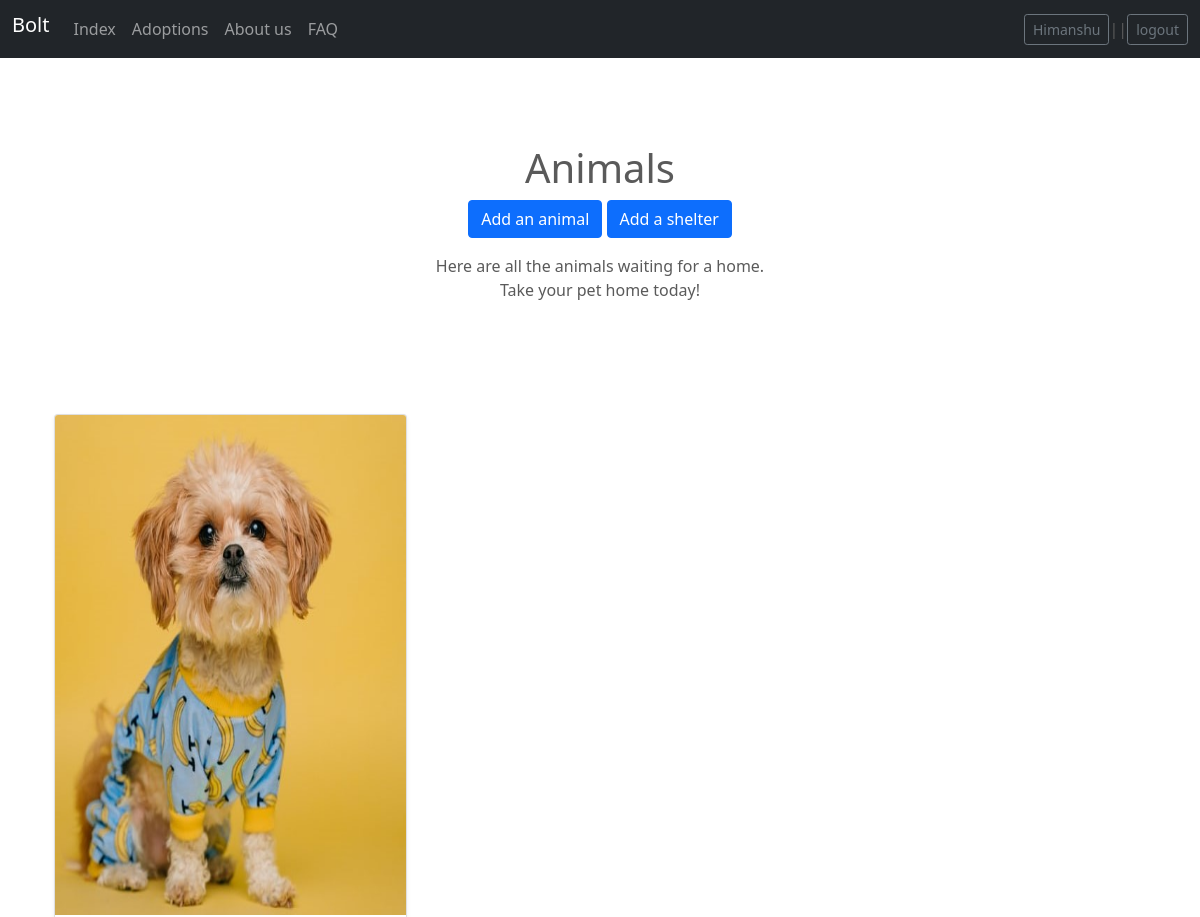
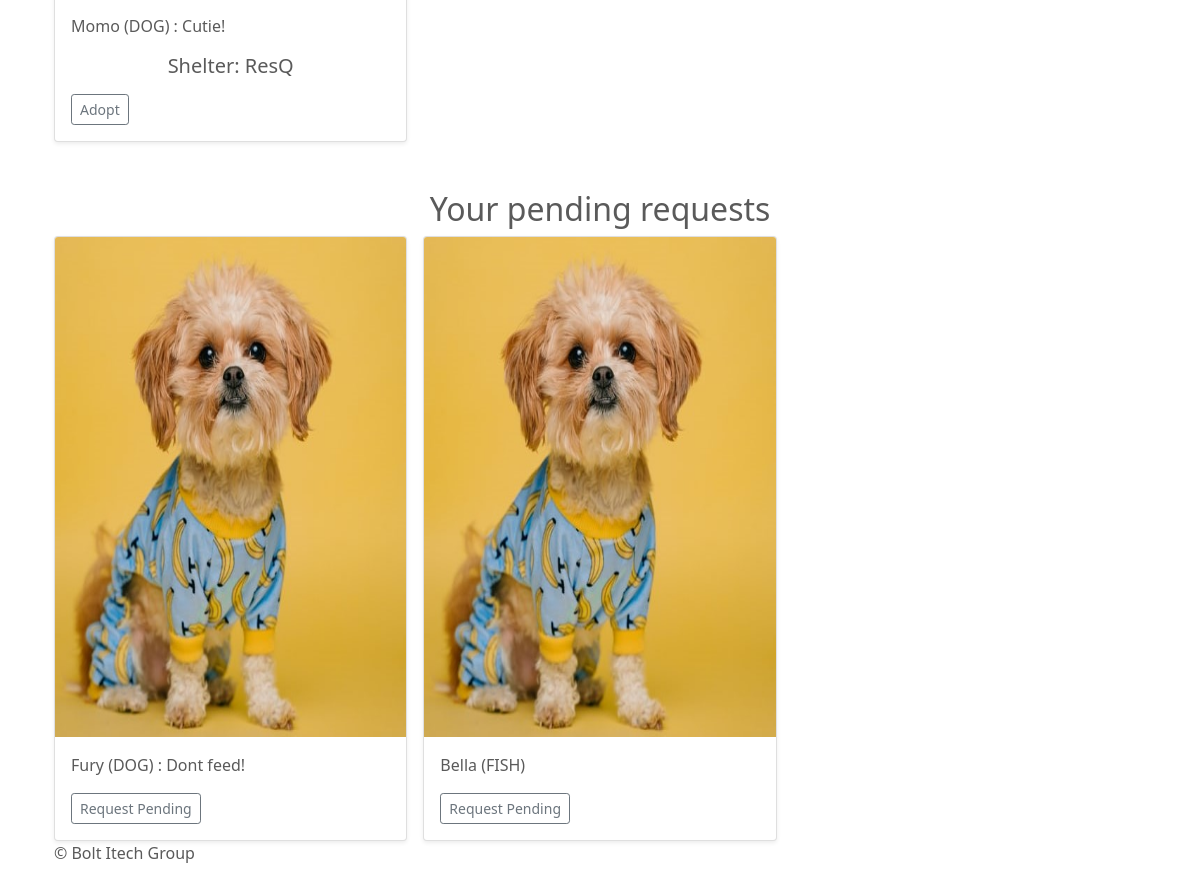
Page /bolt/adoptions/ (signed in) on the committed database (2 pictures, top to bottom).
### bolt/models.py (models this page shows, shortened)
class UserProfile(models.Model):
    user = models.OneToOneField(User, on_delete=models.CASCADE)
    first_name = models.CharField(max_length=32)
    last_name = models.CharField(max_length=32)
    contact_number = models.CharField(max_length=15, unique=True)
    address = models.CharField(max_length=128)
    picture = models.ImageField(upload_to='profile_images', blank=True)
    is_caretaker = models.BooleanField(default=False)
    shelter = models.OneToOneField(Shelter, models.SET_NULL, null=True, blank=True, related_name='caretaker')

class Animal(models.Model):
    shelter = models.ForeignKey(Shelter, on_delete=models.CASCADE)
    user = models.ForeignKey(UserProfile, models.SET_NULL, blank=True, null=True)
    name = models.CharField(max_length=32, default="John Doe")
    KINDS_OF_ANIMALS_CHOICES = [
        ('DOG', 'Dog'),
        ('CAT', 'Cat'),
        ('BIRD', 'Bird'),
        ('FISH', 'Fish'),
        ('OTHER', 'Other'),
    ]
    kind = models.CharField(max_length=10, choices=KINDS_OF_ANIMALS_CHOICES, default='DOG')
    description = models.TextField(max_length=256, blank=True)
    picture = models.ImageField(upload_to='uploads/%Y/%m/%d/', blank=True)
    date_of_arrival = models.DateField(null=True, blank=True, default=date.today)
    @property
    def adoption_status(self):
        requests = Adopt.objects.filter(animal=self)
        if requests:
            for request in requests:
                if request.status == 'ACCEPTED':
                    return 'ADOPTED'
            return 'REQUESTED'
        return 'NOT_ADOPTED'

class Shelter(models.Model):
    name = models.CharField(max_length=128, unique=True)
    contact_number = models.CharField(max_length=15, unique=True)
    address = models.CharField(max_length=128)
    slug = models.SlugField(unique=True)
    def __str__(self):
        return self.name

class Adopt(models.Model):
    user = models.ForeignKey(UserProfile, on_delete=models.CASCADE, related_name='adopter')
    animal = models.ForeignKey(Animal, on_delete=models.CASCADE)
    caretaker = models.ForeignKey(UserProfile, models.SET_NULL, blank=True, null=True, related_name='caretaker')
    request_date = models.DateField(blank=True, default=date.today)
    adoption_date = models.DateField(blank=True, default=date.today)
    ADOPTION_REQUETS_CHOICES = [
        ('ACCEPTED','Accepted'),
        ('PENDING','Pending'),
        ('REJECTED','Rejected'),
    ]
    status = models.CharField(max_length=10, choices=ADOPTION_REQUETS_CHOICES, default='PENDING', blank=True)

### bolt/views.py (the view)
# urls.py: path('adoptions/', views.adoptions, name='adoptions'),
@login_required
def adoptions(request, animal_kind=''):
    context_dict = {}
    if animal_kind == '':
        animals = [a for a in Animal.objects.all() if a.adoption_status != 'ADOPTED']
    elif animal_kind == 'Others':
        animals = [a for a in Animal.objects.exclude(kind='DOG').exclude(kind='CAT') if a.adoption_status != 'ADOPTED']
    else:
        animals = [a for a in Animal.objects.filter(kind=animal_kind.upper()) if a.adoption_status != 'ADOPTED']
    requested_adoptions = []
    if not animals:
        context_dict['animals_list'] = None
        context_dict['pending_requests'] = None
        return render(request, 'bolt/adoptions.html', context=context_dict)
    not_adopted_animal_list = []
    for animal in animals:
        try:
            pending_request = Adopt.objects.get(animal=animal, user=request.user.userprofile)
            if pending_request.status == "PENDING":
                requested_adoptions.append(pending_request)
            else:
                not_adopted_animal_list.append(animal)
        except Adopt.DoesNotExist:
            not_adopted_animal_list.append(animal)
    context_dict['animals_list'] = get_list(not_adopted_animal_list)
    context_dict['pending_requests'] = get_list(requested_adoptions)
    return render(request, 'bolt/adoptions.html', context=context_dict)

### bolt/views.py (called while the page is built)
def get_list(animals):
    animals_list = []
    temp_list = []
    i = 0
    for animal in animals:
        temp_list.append(animal)
        i += 1
        if i % 3 == 0:
            i = 0
            animals_list.append(temp_list)
            temp_list = []
    if temp_list != []:
        animals_list.append(temp_list)
    return animals_list

### templates/bolt/adoptions.html (shortened to what this page needs)
{% extends 'bolt/base.html' %}
{% load static %}
{% block body_block %}
    <section class="py-5 text-center container">
        <div class="row py-lg-5">
            <div class="col-lg-6 col-md-8 mx-auto">
            <h1 class="fw-light">Animals</h1>
            <p>
              <a href="{% url 'bolt:add_animal' %}" class="btn btn-primary">Add an animal</a>
              {% if request.user.userprofile.is_caretaker %}
                <a href="{% url 'bolt:add_shelter' %}" class="btn btn-primary">Add a shelter</a>
              {% endif %}
            </p>
            {% if not animals_list %}
              All animals found a home today! :)
            {% else %}
              Here are all the animals waiting for a home.</br>
              Take your pet home today!
            {% endif %}
            </div>
        </div>
    </section>
    {% if animals_list %}
        <div class="container">
          {% for animals in animals_list %}
            <div class="row row-cols-1 row-cols-sm-2 row-cols-md-3 g-3">
            {% for animal in animals %}
              <div class="col">
                <div class="card shadow-sm">
                    {% if animal.picture %}
                        <img class="bd-placeholder-img card-img-top" width="90%" height="500" src="{{ animal.picture.url }}" preserveAspectRatio="xMidYMid slice" focusable="false">
                    {% else %}
                        <img class="bd-placeholder-img card-img-top" width="90%" height="500" src="/static/images/dog03.jpg" preserveAspectRatio="xMidYMid slice" focusable="false">
                    {% endif %}
                  <div class="card-body">
                    <p class="card-text">{{ animal.name }} ({{animal.kind}})
                      {% if animal.description %}
                        : {{ animal.description }}
                      {% endif %}
                      <br/>
                      <h4 class="lead text-center">Shelter: {{ animal.shelter }}</h4>
                    </p>
                    <div class="d-flex justify-content-between align-items-center">
                      <div class="btn-group">
                        <a href="{% url 'bolt:make_request' animal.pk %}" class="btn btn-sm btn-outline-secondary">Adopt</a>
                      </div>
                    </div>
                  </div>
                </div>
              </div>
            {% endfor %}
            </div>
            {% endfor %}
        </div>
    {% endif %}
    {% if pending_requests %}
    <br/><br/>
    <div class="container">
      <h2 class="text-center">Your pending requests</h2>
      {% for requests in pending_requests %}
        <div class="row row-cols-1 row-cols-sm-2 row-cols-md-3 g-3">
          {% for pending_request in requests %}
          <div class="col">
            <div class="card shadow-sm">
                {% if pending_request.animal.picture %}
                    <img class="bd-placeholder-img card-img-top" width="90%" height="500" src="{{ animal.picture.url }}" preserveAspectRatio="xMidYMid slice" focusable="false">
                {% else %}
                    <img class="bd-placeholder-img card-img-top" width="90%" height="500" src="/static/images/dog03.jpg" preserveAspectRatio="xMidYMid slice" focusable="false">
                {% endif %}
              <div class="card-body">
                <p class="card-text">{{ pending_request.animal.name }} ({{pending_request.animal.kind}})
                  {% if pending_request.animal.description %}
                    : {{ pending_request.animal.description }}
                  {% endif %}
                </p>
                <div class="d-flex justify-content-between align-items-center">
                  <div class="btn-group">
                    <button class="btn btn-sm btn-outline-secondary">Request Pending</button>
                  </div>
                </div>
              </div>
            </div>
          </div>
          {% endfor %}
          </div>
        {% endfor %}
    </div>
    {% endif %}
{% endblock %}

### templates/bolt/base.html (shortened to what this page needs)
<!DOCTYPE html>
{% load static %}
<html lang="en">
    <head>
        <link href="/static/bootstrap/css/bootstrap.min.css" rel="stylesheet">
        <link href="/static/bootstrap/css/carousel.css" rel="stylesheet">
    </head>
    <body>
        <header>
            <nav class="navbar navbar-expand-md navbar-dark fixed-top bg-dark">
              <div class="container-fluid">
                <h1 class="navbar-brand" >Bolt</h1>
                <div class="collapse navbar-collapse" id="navbarCollapse">
                  <ul class="navbar-nav me-auto mb-2 mb-md-0">
                    <li class="nav-item"><a class="nav-link" aria-current="page" href="{% url 'bolt:index' %}">Index</a></li>
                    <li class="nav-item">
                      <a class="nav-link" href="{% url 'bolt:adoptions' %}">Adoptions</a>
                    </li>
                    <li class="nav-item">
                      <a class="nav-link" href="{% url 'bolt:about' %}">About us</a>
                    </li>
                    <li class="nav-item">
                      <a class="nav-link" href="{% url 'bolt:fqa' %}">FAQ</a>
                    </li>
                  </ul>
                    {% if user.is_authenticated %}
                        <a class="btn btn-sm btn-outline-secondary" href="{% url 'bolt:myaccount' %}">{{ user.userprofile.first_name }}</a>||
                        <a class="btn btn-sm btn-outline-secondary" href="{% url 'bolt:logout' %}">logout</a>
                    {% else %}
                        <a class="btn btn-sm btn-outline-secondary" href="{% url 'bolt:login' %}">Log in</a>
                        <a class="btn btn-sm btn-outline-secondary" href="{% url 'bolt:register' %}">Register Here</a>
                    {% endif %}
                </div>
              </div>
            </nav>
          </header>
        <div class="container-fluid">
            <div class="row">
                <main role="main">
                    {% block body_block %}{% endblock %}
                    <footer class="container">
                        <p>&copy; Bolt Itech Group</p>
                      </footer>
                </main>
            </div>
        </div>
    </body>
</html>

### templates/bolt/base.html (style rules this page uses)
.bd-placeholder-img { font-size: 1.125rem; text-anchor: middle; -webkit-user-select: none; -moz-user-select: none; user-select: none; }

### rows in the picture
Animal: name "Momo", kind "DOG", description "Cutie!", shelter "ResQ"
Adopt: animal.name "Fury", animal.kind "DOG", animal.description "Dont feed!"
Adopt: animal.name "Bella", animal.kind "FISH"

### other values in the picture
{{ user.userprofile.first_name }} "Himanshu"
